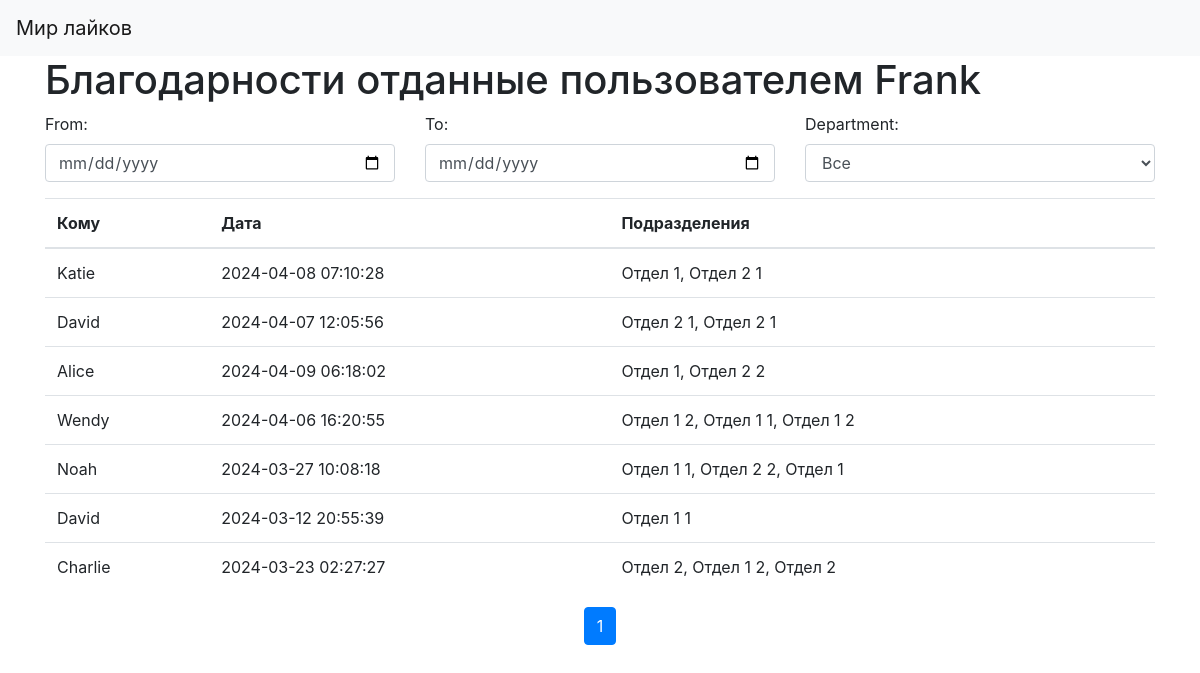
Page /thanks-given.php?id=2 on the committed database.
### tables this page shows
CREATE TABLE User (
                id INTEGER PRIMARY KEY,
                name TEXT,
                password TEXT);

CREATE TABLE Thank (
                id INTEGER PRIMARY KEY,
                user_from_id INTEGER,
                user_to_id INTEGER,
                date DATETIME,
                FOREIGN KEY(user_from_id) REFERENCES User(id),
                FOREIGN KEY(user_to_id) REFERENCES User(id));

### database.php (called while the page is built, shortened)
<?php
function db_getUserById($userId) {
    $db = new PDO('sqlite:mydatabase.db');
    $query = $db->prepare("SELECT * FROM User WHERE id = :id");
    $query->bindParam(':id', $userId);
    $query->execute();
    $user = $query->fetch(PDO::FETCH_ASSOC);
    return $user;
}
function db_given_thanks($user_from_id) {
    $db = new PDO('sqlite:mydatabase.db');
    $query = $db->prepare("SELECT * FROM Thank WHERE user_from_id = :user_from_id");
    $query->bindParam(':user_from_id', $user_from_id);
    $query->execute();
    $thanks = $query->fetchAll(PDO::FETCH_ASSOC);
    return $thanks;
}
function db_getUserDepartments($userId) {
    $db = new PDO('sqlite:mydatabase.db');
    $query = $db->prepare("SELECT Department.name FROM Department
                               INNER JOIN User_Department ON Department.id = User_Department.department_id
                               WHERE User_Department.user_id = :userId");
    $query->bindParam(':userId', $userId);
    $query->execute();
    $departments = $query->fetchAll(PDO::FETCH_COLUMN);
    return $departments;
}

### functions.php (called while the page is built, shortened)
<?php
function filterThanksByDepartmentGiven($thanks, $department_id) {
    $db = new PDO('sqlite:mydatabase.db');
    $query = "SELECT * FROM Thank
              WHERE user_to_id IN (
                  SELECT user_id FROM User_Department
                  WHERE department_id = :department_id
              ) OR :department_id IS NULL";
    $query = $db->prepare($query);
    $query->bindValue(':department_id', $department_id);
    $query->execute();
    $filteredThanks = $query->fetchAll(PDO::FETCH_ASSOC);
    $thanksIds = array_column($thanks, 'id');
    $filteredThanks = array_filter($filteredThanks, function ($item) use ($thanksIds) {
        return in_array($item['id'], $thanksIds);
    });
    return $filteredThanks;
}
function pageFilter($thanks, $currentPage) {
    $itemsPerPage = 20;
    $totalItems = count($thanks);
    $totalPages = ceil($totalItems / $itemsPerPage);
    $offset = ($currentPage - 1) * $itemsPerPage;
    $pagedArray = array_slice($thanks, $offset, $itemsPerPage);
    return [
        'thanks' => $pagedArray,
        'total_pages' => $totalPages
    ];
}

### thanks-given.php (the view, shortened to what this page needs)
<?php
require_once 'database.php';
require_once 'functions.php';
$user_id = $_GET['id'];
$currentPage = $_GET['page'] ?? 1;
$current_department = $_GET['department'] ?? null;
$dateFrom = $_GET['dateFrom'] ?? null;
$dateTo = $_GET['dateTo'] ?? null;
$user = db_getUserById($user_id);
$thanks = db_given_thanks($user_id);
$thanks = filterThanksByDate($thanks, $dateFrom, $dateTo);
$thanks = filterThanksByDepartmentGiven($thanks, $current_department);
$thanks = pageFilter($thanks, $currentPage);
?>
<!DOCTYPE html>
<html lang="en">
<head>
    <link href="https://stackpath.bootstrapcdn.com/bootstrap/4.5.2/css/bootstrap.min.css" rel="stylesheet">
</head>
<body>
<nav class="navbar navbar-expand-lg navbar-light bg-light">
    <a class="navbar-brand" href="/">Мир лайков</a>
</nav>
<div class="container">
    <h1>Благодарности отданные пользователем <?php echo $user['name']; ?></h1>
    <div class="row mb-3">
        <div class="col-md-4">
            <label for="dateFrom">From:</label>
            <input type="date" class="form-control" id="dateFrom" value="<?php echo isset($_GET['dateFrom']) ? date('Y-m-d', $_GET['dateFrom']) : ''; ?>">
        </div>
        <div class="col-md-4">
            <label for="dateTo">To:</label>
            <input type="date" class="form-control" id="dateTo" value="<?php echo isset($_GET['dateTo']) ? date('Y-m-d', $_GET['dateTo']) : ''; ?>">
        </div>
        <div class="col-md-4">
            <label for="department">Department:</label>
            <select class="form-control" id="department">
                <option value="">Все</option>
            </select>
        </div>
    </div>
    <table class="table">
        <thead>
        <tr>
            <th>Кому</th>
            <th>Дата</th>
            <th>Подразделения</th>
        </tr>
        </thead>
        <tbody id="tableBody">
        <?php foreach ($thanks['thanks'] as $thank) {
            $to_user = db_getUserById($thank['user_to_id']);
            $departments = db_getUserDepartments($to_user['id']);
            $departments = implode(", ", $departments);
            ?>
            <tr>
                <td><?php echo $to_user['name']?></td>
                <td><?php echo $thank['date']?></td>
                <td><?php echo $departments?></td>
            </tr>
            <?php
        }?>
        </tbody>
    </table>
    <ul class="pagination justify-content-center" id="pagination">
        <?php for ($i = 1; $i <= $thanks['total_pages']; $i++) {
            $activeClass = ($i == $currentPage) ? ' active' : '';
            echo '<li class="page-item' . $activeClass . '"><a class="page-link" value="' . $i . '">' . $i . '</a></li>';
        }?>
    </ul>
</div>
</body>
</html>

### rows in the picture
user: name "Frank"
thank: user_to.name "Katie", date "2024-04-08 07:10:28", departments "Отдел 1, Отдел 2 1"
thank: user_to.name "David", date "2024-04-07 12:05:56", departments "Отдел 2 1, Отдел 2 1"
thank: user_to.name "Alice", date "2024-04-09 06:18:02", departments "Отдел 1, Отдел 2 2"
thank: user_to.name "Wendy", date "2024-04-06 16:20:55", departments "Отдел 1 2, Отдел 1 1, Отдел 1 2"
thank: user_to.name "Noah", date "2024-03-27 10:08:18", departments "Отдел 1 1, Отдел 2 2, Отдел 1"
thank: user_to.name "David", date "2024-03-12 20:55:39", departments "Отдел 1 1"
thank: user_to.name "Charlie", date "2024-03-23 02:27:27", departments "Отдел 2, Отдел 1 2, Отдел 2"
